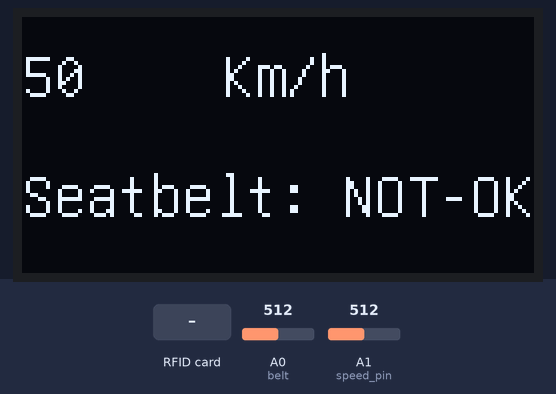
Simulated run of this sketch. Board: Arduino Uno, built with avr-gcc and run on an emulated ATmega328P. On the bench: 128×64 one-colour display. Inputs (shaded band) come from the test bench; at power-on: A0 (belt) = 512, A1 (speed_pin) = 512. No radio packets arrive unless stated; what the sketch prints to the serial monitor is not drawn.

Above: at 1.2 s.
1.3 s: RFID card 24 22 6F 85 held to the reader
At 2.3 s:
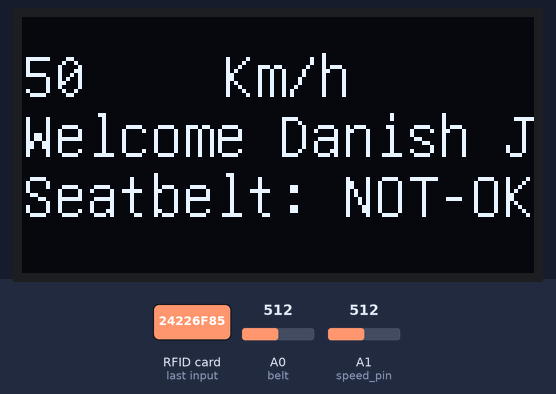
3.3 s: A0 (belt) set to 109
4.9 s: A0 (belt) set to 94
At 6.6 s:
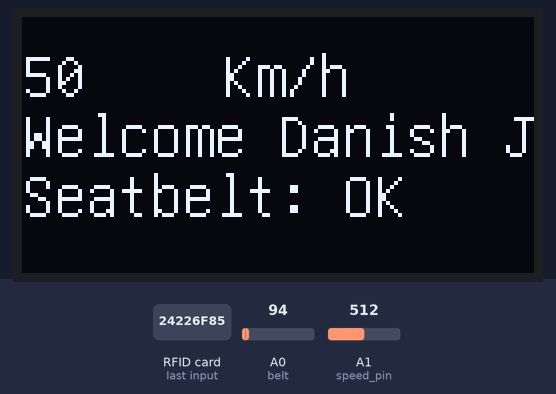
7.2 s: RFID card 5E 7A 19 C4 held to the reader
At 8.5 s:
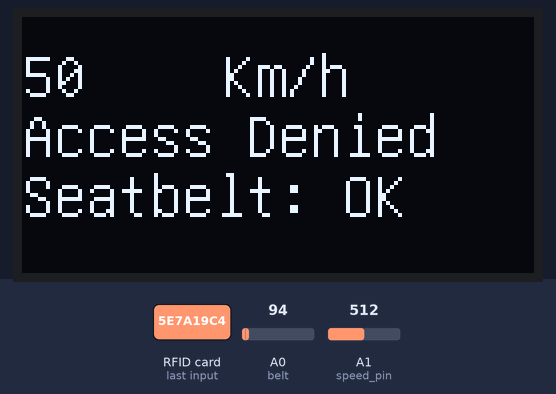
9.3 s: A0 (belt) set to 110
At 11.2 s:
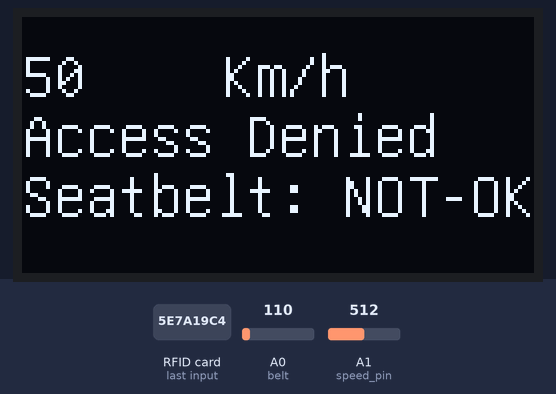
11.5 s: A1 (speed_pin) set to 306
At 12.4 s:
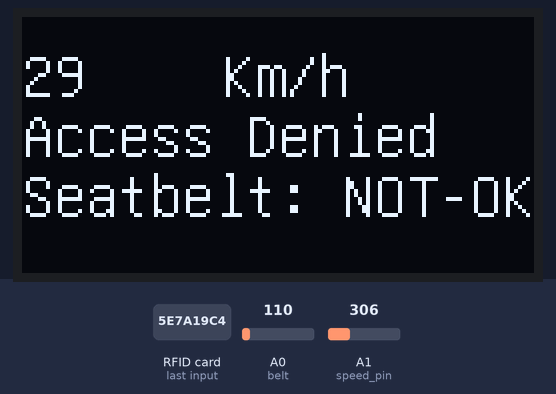
Timing chart, 0 to 14.5 s (numbered marks = the images above; inputs shaded):
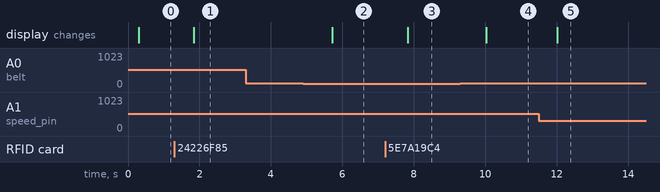

Measured:
- the behaviour switches between 100 and 99 on A0 (belt) (found by bisection; images 1 and 2)
- after the input at 1.3 s, the display: changes after 0.55 s (image 1)
- after the input at 3.3 s, every drawn part: stays the same
- after the input at 4.9 s, the display: changes after 0.82 s (image 2)
- after the input at 7.2 s, the display: changes after 0.62 s (image 3)
- after the input at 9.3 s, the display: changes after 0.72 s (image 4)
- after the input at 11.5 s, the display: changes after 0.51 s (image 5)

The sketch:

Transmitter_Codew.ino
```cpp
//Made by Danish joshi(maniac1199) on 19/10/2016 ; Revised on 23/01/2017
//CBSE 2016-17 Science Exibition
//Smart Seat-belts
//Transmitter_Unit

/* The seatbelt is connected to gnd in normal behaviour*/


//For RF Transmitter
#include <VirtualWire.h>
//For OLED
#include "U8glib.h"
//For OLED Display
U8GLIB_SSD1306_128X64 u8g(U8G_I2C_OPT_NONE|U8G_I2C_OPT_DEV_0);
//For RFID Card Reader
#include <SPI.h>
#include <MFRC522.h>
#define SS_PIN 10
#define RST_PIN 9
MFRC522 mfrc522(SS_PIN, RST_PIN);   // Create MFRC522 instance.

//Variables
int belt = A0 ;  //Pin for the belt connector (red)
int state = 13; //Status Led
int speed_pin = A1;  //Pot Pin {orange)
int speed_val;
int belt_read ;
String belt_stat = "0"; //Init belt stat
String driver_card=""; //Driver Name
const int transmit_pin = 5; //Data Pin
String final_msg; //Final data package

//Milis Variables
int state_m = LOW;
unsigned long previousMillis = 0;
const long interval = 500;

void setup()
{
  vw_set_tx_pin(transmit_pin);
  vw_setup(2000); //Set up Virtual Wire
  pinMode(belt, INPUT_PULLUP);
  pinMode(state , OUTPUT);
  pinMode(speed_pin , INPUT_PULLUP);
  Serial.begin(9600);
  SPI.begin();      // Initiate  SPI bus
  mfrc522.PCD_Init();   // Initiate MFRC522
  //Serial.println("Approximate your card to the reader...");
  //Serial.println();
}
void loop()
{

////////////////////Read Pins////////////////////

  speed_val = analogRead(speed_pin);
  speed_val = map(speed_val, 0, 1023, 0,100);  //Scaled Pot Value
  belt_read = analogRead(belt);  //Read pot value

////////////////////Check Belt and make data package////////////////////


  if (belt_read < 100) {
    String speed_val_str = String(speed_val);
    belt_stat = "1";
    final_msg=  speed_val_str + ";1";
    //Serial.println(belt_stat);
  }
  else if (belt_read > 100) {
    String speed_val_str = String(speed_val);
    belt_stat ="0";
    final_msg =  speed_val_str + ";0" ;
    //Serial.println(belt_stat);
  }

////////////////////RF SEND data package////////////////////

unsigned long currentMillis = millis();
  if (currentMillis - previousMillis >= interval) {
    previousMillis = currentMillis;
    if (state_m == LOW && speed_val >= 10  && driver_card=="Welcome Danish Joshi" ) {
        char charBuf[50];
        final_msg.toCharArray(charBuf, 50) ;
        send(charBuf);
       // Serial.println(charBuf);
        state_m = HIGH;
    } else {
        state_m = LOW;
    }
  }

////////////////////////////////////////////////////////
 /* if(speed_val > 10) {                          //Edit
  char charBuf[50];
  final_msg.toCharArray(charBuf, 50) ;
  send(charBuf);
  Serial.println(charBuf);
  delay(1000);
  }
*/

////////////////////OLED Speedometer////////////////////

  u8g.firstPage();
  do {
  u8g.setFont(u8g_font_unifont); // Font
  u8g.setPrintPos(0, 20);
  u8g.print(speed_val); //Text

  u8g.setFont(u8g_font_unifont); // Font
  u8g.setPrintPos(50, 20);
  u8g.print("Km/h"); //Text

if(belt_stat == "1") {
  u8g.setFont(u8g_font_unifont); // Font
  u8g.setPrintPos(0, 50);
  u8g.print("Seatbelt: OK"); //Text
}
else if(belt_stat == "0"){
  u8g.setFont(u8g_font_unifont); // Font
  u8g.setPrintPos(0, 50);
  u8g.print("Seatbelt: NOT-OK"); //Text
}
else {
  u8g.setFont(u8g_font_unifont); // Font
  u8g.setPrintPos(0, 50);
  u8g.print("Seatbelt: Error"); //Text
}
  u8g.setFont(u8g_font_unifont); // Font
  u8g.setPrintPos(0, 35);
  u8g.print(driver_card); //Text

  } while( u8g.nextPage() );

//  delay(5);

////////////////////RFID Reader////////////////////

   // Look for new cards
  if ( ! mfrc522.PICC_IsNewCardPresent())
  {
    return;
  }
  // Select one of the cards
  if ( ! mfrc522.PICC_ReadCardSerial())
  {
    return;
  }
  Serial.print("UID tag :");
  String content= "";
  byte letter;
  for (byte i = 0; i < mfrc522.uid.size; i++)
  {
     Serial.print(mfrc522.uid.uidByte[i] < 0x10 ? " 0" : " ");
     Serial.print(mfrc522.uid.uidByte[i], HEX);
     content.concat(String(mfrc522.uid.uidByte[i] < 0x10 ? " 0" : " "));
     content.concat(String(mfrc522.uid.uidByte[i], HEX));
  }
  Serial.println();
  content.toUpperCase();

  if (content.substring(1) == "24 22 6F 85") //change here to add new
  {
    driver_card="Welcome Danish Joshi";
  }
 else  {
    driver_card="Access Denied";
    //delay(100);
  }
}

////////////////////RF Send Function////////////////////
void send(char *message)
{
  vw_send((uint8_t *)message, strlen(message));
  vw_wait_tx();
}
```
